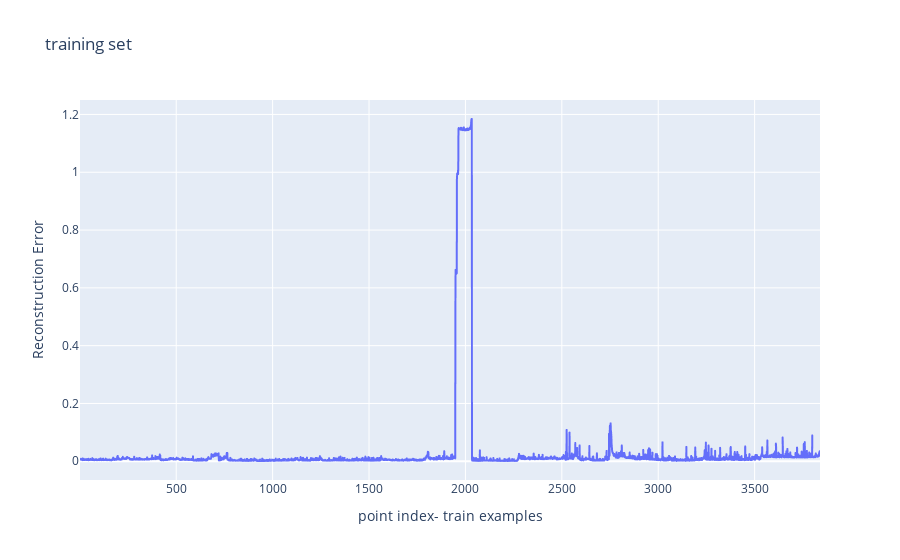

Write notebook code for a chart like this one.
### Code cell
# data to be plotted
x = np.arange(1,len(BigX)+1)
#print(x)
#print(num_examples_test)

# plotting
plt.title("errors")
plt.xlabel("point index- test examples")
plt.ylabel("Reconstruction Error")
plt.plot(x, mse, color ="green")
plt.show()


orgfig = px.line(x=x, y=mse, title="training set",
                #   xaxis_title="point index- test examples for set:"+str(i),
                # yaxis_title="Reconstruction Error",
                    labels={
                     "x": "point index- train examples",
                     "y": "Reconstruction Error"
                 }
                  ) 
orgfig.show()

### Figure 1 — Plotly figure (JSON) as saved in the notebook; plotly's stock layout.template omitted (floating-point values rounded to 4 significant figures; data arrays with more than 128 entries replaced by an {"elided": "..."} marker saying what was removed)
{"data": [{"hovertemplate": "point index- train examples=%{x}<br>Reconstruction Error=%{y}<extra></extra>", "legendgroup": "", "line": {"color": "#636efa", "dash": "solid"}, "marker": {"symbol": "circle"}, "mode": "lines", "name": "", "showlegend": false, "type": "scattergl", "x": {"elided": "3839 int values"}, "xaxis": "x", "y": {"elided": "3839 float values"}, "yaxis": "y"}], "layout": {"legend": {"tracegroupgap": 0}, "title": {"text": "training set"}, "xaxis": {"anchor": "y", "domain": [0, 1], "title": {"text": "point index- train examples"}}, "yaxis": {"anchor": "x", "domain": [0, 1], "title": {"text": "Reconstruction Error"}}}}
